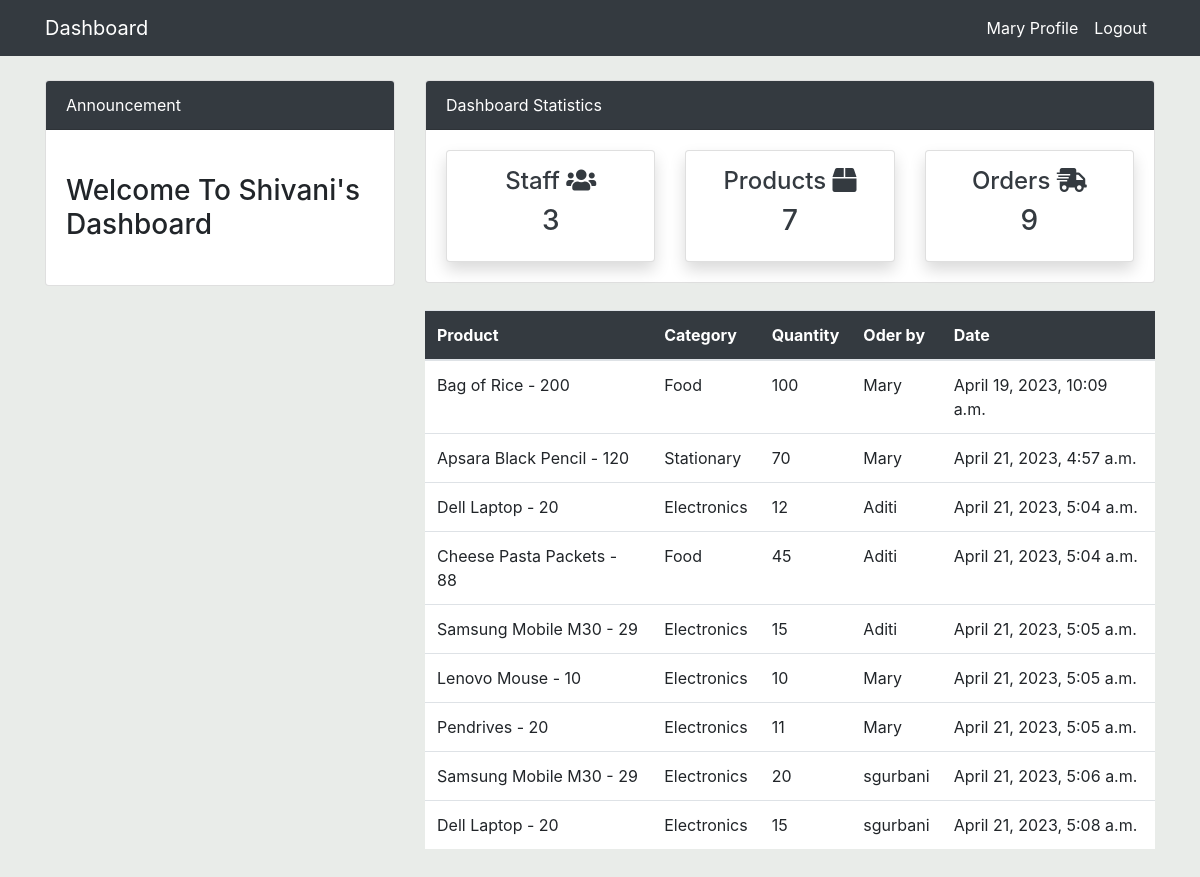
Screenshot of /order/ (signed in) with the database file from the repository.
### dashboard/models.py (models this page shows, shortened)
class Order(models.Model):
    product=models.ForeignKey(Product,on_delete=models.CASCADE,null=True)
    staff=models.ForeignKey(User,models.CASCADE,null=True)
    order_quantity=models.PositiveBigIntegerField(null=True)
    date=models.DateTimeField(auto_now_add=True)
    class Meta:
        verbose_name_plural='Order'

class Product(models.Model):
    name=models.CharField(max_length=100,null=True)
    category=models.CharField(max_length=100,choices=CATEGORY,null=True)
    quantity=models.PositiveIntegerField(null=True)
    def __str__(self):
        return f'{self.name} - {self.quantity}'
    class Meta:
        verbose_name_plural='Product'

### dashboard/views.py (the view)
# urls.py: path('order/',views.order,name='dashboard-order'),
@login_required(login_url='user-login')
def order(request):
    order = Order.objects.all()
    order_count=order.count()
    workers_count=User.objects.all().count()
    product_count=Product.objects.all().count()
    context = {
        'order': order,
        'workers_count':workers_count,
        'order_count':order_count,
        'product_count':product_count,
    }
    return render(request,'dashboard/order.html',context)

### Templates/dashboard/order.html (shortened to what this page needs)
{% extends 'partials/base.html' %}
{% block content %}
{% include 'partials/topnav.html' %}
<div class="container">
    <div class="row my-4">
        <div class="col-md-4"></div>
        <div class="col-md-8">
        <table class="table bg-white">
            <thead class="bg-dark text-white">
                <tr>
                    <th scope="col">Product</th>
                    <th scope="col">Category</th>
                    <th scope="col">Quantity</th>
                    <th scope="col">Oder by</th>
                    <th scope="col">Date</th>
                </tr>
            </thead>
            <tbody>
                {% for order in order %}
                <tr>
                    <td>{{ order.product }}</td>
                    <td>{{ order.product.category }}</td>
                    <td>{{ order.order_quantity }}</td>
                    <td>{{ order.staff.username }}</td>
                    <td>{{order.date}}</td>
                </tr>
                {% endfor %}
            </tbody>
        </table>
    </div>
</div>
{% endblock %}

### Templates/partials/nav.html (shortened to what this page needs)
<nav class="navbar navbar-expand-lg navbar-light bg-dark">
    {% if user.is_authenticated%}
    <div class="container">
        <a class="navbar-brand text-white" href="{% url 'dashboard-index' %}">Dashboard</a>
        <div class="collapse navbar-collapse" id="navbarSupportedContent">
            <ul class="navbar-nav ml-auto">
                <li class="nav-item active">
                    <a class="nav-link text-white" href="{%url 'user-profile' %}">{{user.username}} Profile
                        <span class="sr-only">(current)</span></a>
                </li>
                <li class="nav-item">
                    <a class="nav-link text-white" href="{% url 'user-logout'%}">Logout</a>
                </li>
            </ul>
            {% endif %}
        </div>
    </div>
</nav>

### Templates/partials/base.html (style rules this page uses)
body { background: rgb(233, 236, 233); }

### rows the page displays
Order: product "Bag of Rice - 200", product.category "Food", order_quantity "100", staff.username "Mary", date "April 19, 2023, 10:09 a.m."
Order: product "Apsara Black Pencil - 120", product.category "Stationary", order_quantity "70", staff.username "Mary", date "April 21, 2023, 4:57 a.m."
Order: product "Dell Laptop - 20", product.category "Electronics", order_quantity "12", staff.username "Aditi", date "April 21, 2023, 5:04 a.m."
Order: product "Cheese Pasta Packets - 88", product.category "Food", order_quantity "45", staff.username "Aditi", date "April 21, 2023, 5:04 a.m."
Order: product "Samsung Mobile M30 - 29", product.category "Electronics", order_quantity "15", staff.username "Aditi", date "April 21, 2023, 5:05 a.m."
Order: product "Lenovo Mouse - 10", product.category "Electronics", order_quantity "10", staff.username "Mary", date "April 21, 2023, 5:05 a.m."
Order: product "Pendrives - 20", product.category "Electronics", order_quantity "11", staff.username "Mary", date "April 21, 2023, 5:05 a.m."
Order: product "Samsung Mobile M30 - 29", product.category "Electronics", order_quantity "20", staff.username "sgurbani", date "April 21, 2023, 5:06 a.m."
Order: product "Dell Laptop - 20", product.category "Electronics", order_quantity "15", staff.username "sgurbani", date "April 21, 2023, 5:08 a.m."

### other values shown
{{ user.username }} "Mary"
{{ workers_count }} "3"
{{ product_count }} "7"
{{ order_count }} "9"
